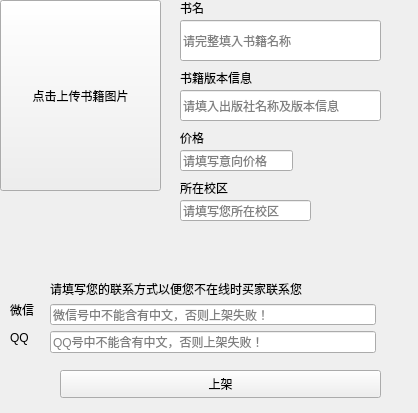
<?xml version="1.0" encoding="UTF-8"?>
<ui version="4.0">
 <class>addNewBooks</class>
 <widget class="QWidget" name="addNewBooks">
  <property name="geometry">
   <rect>
    <x>0</x>
    <y>0</y>
    <width>418</width>
    <height>413</height>
   </rect>
  </property>
  <property name="windowTitle">
   <string>Form</string>
  </property>
  <widget class="QPushButton" name="pb_bookImg">
   <property name="geometry">
    <rect>
     <x>0</x>
     <y>0</y>
     <width>161</width>
     <height>191</height>
    </rect>
   </property>
   <property name="text">
    <string>点击上传书籍图片</string>
   </property>
   <property name="iconSize">
    <size>
     <width>161</width>
     <height>191</height>
    </size>
   </property>
  </widget>
  <widget class="QLineEdit" name="le_bookName">
   <property name="geometry">
    <rect>
     <x>180</x>
     <y>20</y>
     <width>201</width>
     <height>41</height>
    </rect>
   </property>
   <property name="placeholderText">
    <string>请完整填入书籍名称</string>
   </property>
  </widget>
  <widget class="QLineEdit" name="le_bookInfo">
   <property name="geometry">
    <rect>
     <x>180</x>
     <y>90</y>
     <width>201</width>
     <height>31</height>
    </rect>
   </property>
   <property name="placeholderText">
    <string>请填入出版社名称及版本信息</string>
   </property>
  </widget>
  <widget class="QLineEdit" name="le_bookPrice">
   <property name="geometry">
    <rect>
     <x>180</x>
     <y>150</y>
     <width>113</width>
     <height>21</height>
    </rect>
   </property>
   <property name="placeholderText">
    <string>请填写意向价格</string>
   </property>
  </widget>
  <widget class="QLineEdit" name="le_bookArea">
   <property name="geometry">
    <rect>
     <x>180</x>
     <y>200</y>
     <width>131</width>
     <height>21</height>
    </rect>
   </property>
   <property name="placeholderText">
    <string>请填写您所在校区</string>
   </property>
  </widget>
  <widget class="QPushButton" name="pb_shangJia">
   <property name="geometry">
    <rect>
     <x>60</x>
     <y>370</y>
     <width>321</width>
     <height>28</height>
    </rect>
   </property>
   <property name="text">
    <string>上架</string>
   </property>
  </widget>
  <widget class="QLabel" name="label_2">
   <property name="geometry">
    <rect>
     <x>180</x>
     <y>0</y>
     <width>31</width>
     <height>16</height>
    </rect>
   </property>
   <property name="text">
    <string>书名</string>
   </property>
  </widget>
  <widget class="QLabel" name="label_3">
   <property name="geometry">
    <rect>
     <x>180</x>
     <y>70</y>
     <width>101</width>
     <height>16</height>
    </rect>
   </property>
   <property name="text">
    <string>书籍版本信息</string>
   </property>
  </widget>
  <widget class="QLabel" name="label_4">
   <property name="geometry">
    <rect>
     <x>180</x>
     <y>130</y>
     <width>72</width>
     <height>15</height>
    </rect>
   </property>
   <property name="text">
    <string>价格</string>
   </property>
  </widget>
  <widget class="QLabel" name="label_5">
   <property name="geometry">
    <rect>
     <x>180</x>
     <y>180</y>
     <width>72</width>
     <height>15</height>
    </rect>
   </property>
   <property name="text">
    <string>所在校区</string>
   </property>
  </widget>
  <widget class="QLabel" name="label_6">
   <property name="geometry">
    <rect>
     <x>10</x>
     <y>300</y>
     <width>31</width>
     <height>20</height>
    </rect>
   </property>
   <property name="text">
    <string>微信</string>
   </property>
  </widget>
  <widget class="QLabel" name="label_7">
   <property name="geometry">
    <rect>
     <x>10</x>
     <y>330</y>
     <width>21</width>
     <height>16</height>
    </rect>
   </property>
   <property name="text">
    <string>QQ</string>
   </property>
  </widget>
  <widget class="QWidget" name="layoutWidget">
   <property name="geometry">
    <rect>
     <x>50</x>
     <y>280</y>
     <width>326</width>
     <height>73</height>
    </rect>
   </property>
   <layout class="QVBoxLayout" name="verticalLayout">
    <item>
     <widget class="QLabel" name="label">
      <property name="text">
       <string>请填写您的联系方式以便您不在线时买家联系您</string>
      </property>
     </widget>
    </item>
    <item>
     <widget class="QLineEdit" name="le_weCHat">
      <property name="text">
       <string/>
      </property>
      <property name="placeholderText">
       <string>微信号中不能含有中文，否则上架失败！</string>
      </property>
     </widget>
    </item>
    <item>
     <widget class="QLineEdit" name="le_QQ">
      <property name="placeholderText">
       <string>QQ号中不能含有中文，否则上架失败！</string>
      </property>
     </widget>
    </item>
   </layout>
  </widget>
  <zorder>layoutWidget</zorder>
  <zorder>pb_bookImg</zorder>
  <zorder>le_bookName</zorder>
  <zorder>le_bookInfo</zorder>
  <zorder>le_bookPrice</zorder>
  <zorder>le_bookArea</zorder>
  <zorder>pb_shangJia</zorder>
  <zorder>label_2</zorder>
  <zorder>label_3</zorder>
  <zorder>label_4</zorder>
  <zorder>label_5</zorder>
  <zorder>label_6</zorder>
  <zorder>label_7</zorder>
 </widget>
 <resources/>
 <connections/>
</ui>
